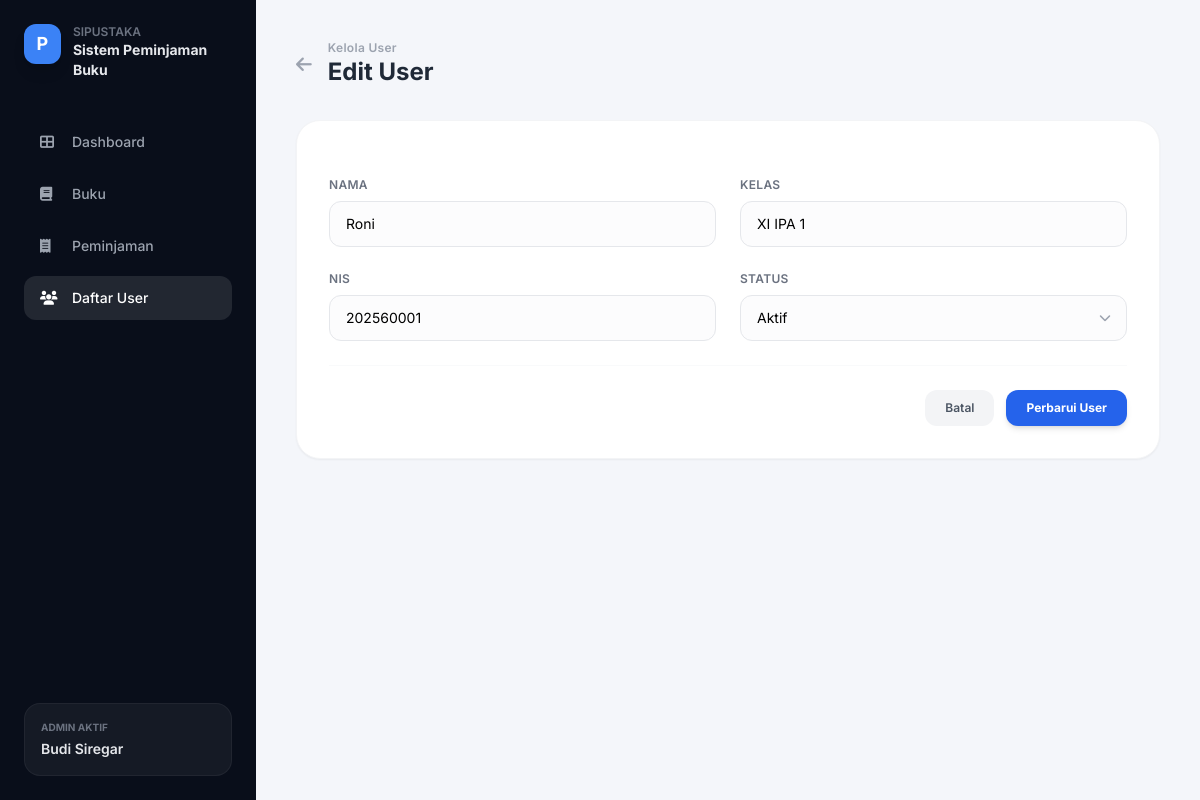
Page /siswa/edit/1/ on the committed database.
### perpustakaan/models.py (models this page shows, shortened)
class Siswa(models.Model):
    nama = models.CharField(max_length=100)
    kelas = models.CharField(max_length=50)
    nis = models.CharField(max_length=20)
    status = models.CharField(max_length=20, default='Aktif')

### perpustakaan/views.py (the view, shortened to what this page needs)
# urls.py: path('siswa/edit/<int:id>/', views.edit_siswa, name='edit_siswa'),
def edit_siswa(request, id):
    siswa_data = get_object_or_404(Siswa, id=id)
    return render(request, 'app_perpus/edit_siswa.html', {'siswa': siswa_data})

### perpustakaan/templates/app_perpus/edit_siswa.html (shortened to what this page needs)
<!DOCTYPE html>
<html lang="id">
<head>
    <script src="https://cdn.tailwindcss.com"></script>
    <link rel="stylesheet" href="https://cdnjs.cloudflare.com/ajax/libs/font-awesome/6.4.0/css/all.min.css">
</head>
<body class="bg-[#f4f6fa] min-h-screen flex">
    <div class="w-64 bg-[#090e1a] text-white flex flex-col justify-between p-6 shrink-0">
        <div>
            <div class="flex items-start gap-3 mb-10">
                <div class="w-10 h-10 bg-[#3b82f6] rounded-xl flex items-center justify-center font-bold text-lg shadow-lg">P</div>
                <div>
                    <span class="text-xs font-semibold text-gray-500 block uppercase">Sipustaka</span>
                    <h1 class="text-sm font-bold text-gray-200">Sistem Peminjaman Buku</h1>
                </div>
            </div>
            <nav class="space-y-2">
                <a href="{% url 'dashboard' %}" class="flex items-center gap-3 px-4 py-3 text-sm font-medium text-gray-400 hover:text-white rounded-xl transition">
                    <i class="fa-solid fa-table-cells-large w-5"></i> Dashboard
                </a>
                <a href="{% url 'list_buku' %}" class="flex items-center gap-3 px-4 py-3 text-sm font-medium text-gray-400 hover:text-white rounded-xl transition">
                    <i class="fa-solid fa-book w-5"></i> Buku
                </a>
                <a href="{% url 'list_peminjaman' %}" class="flex items-center gap-3 px-4 py-3 text-sm font-medium text-gray-400 hover:text-white rounded-xl transition">
                    <i class="fa-solid fa-receipt w-5"></i> Peminjaman
                </a>
                <a href="{% url 'list_siswa' %}" class="flex items-center gap-3 px-4 py-3 text-sm font-medium text-white bg-white/10 rounded-xl transition">
                    <i class="fa-solid fa-users w-5"></i> Daftar User
                </a>
            </nav>
        </div>
        <div class="bg-white/5 rounded-2xl p-4 border border-white/5">
            <span class="text-[10px] uppercase font-bold text-gray-500 block mb-1">Admin Aktif</span>
            <span class="text-sm font-semibold text-gray-200 block">Budi Siregar</span>
        </div>
    </div>
    <div class="flex-1 p-10 flex flex-col">
        <div class="flex items-center gap-4 mb-8">
            <a href="{% url 'list_siswa' %}" class="text-gray-400 hover:text-gray-600 transition">
                <i class="fa-solid fa-arrow-left text-lg"></i>
            </a>
            <div>
                <span class="text-xs font-semibold text-gray-400 block tracking-wide">Kelola User</span>
                <h2 class="text-2xl font-bold text-gray-800">Edit User</h2>
            </div>
        </div>
        <div class="bg-white rounded-3xl p-8 shadow-sm border border-gray-100 max-w-4xl">
            <form method="POST" class="space-y-6">
                <div class="grid grid-cols-1 md:grid-cols-2 gap-6">
                    <div class="space-y-2">
                        <label class="block text-xs font-semibold text-gray-500 uppercase tracking-wide">Nama</label>
                        <input type="text" name="nama" value="{{ siswa.nama }}" required
                               class="w-full px-4 py-3 bg-gray-50/50 border border-gray-200 rounded-xl text-sm focus:outline-none focus:border-blue-500 focus:bg-white transition duration-200">
                    </div>
                    <div class="space-y-2">
                        <label class="block text-xs font-semibold text-gray-500 uppercase tracking-wide">Kelas</label>
                        <input type="text" name="kelas" value="{{ siswa.kelas }}" required
                               class="w-full px-4 py-3 bg-gray-50/50 border border-gray-200 rounded-xl text-sm focus:outline-none focus:border-blue-500 focus:bg-white transition duration-200">
                    </div>
                </div>
                <div class="grid grid-cols-1 md:grid-cols-2 gap-6">
                    <div class="space-y-2">
                        <label class="block text-xs font-semibold text-gray-500 uppercase tracking-wide">NIS</label>
                        <input type="number" name="nis" value="{{ siswa.nis }}" required
                               class="w-full px-4 py-3 bg-gray-50/50 border border-gray-200 rounded-xl text-sm focus:outline-none focus:border-blue-500 focus:bg-white transition duration-200">
                    </div>
                    <div class="space-y-2">
                        <label class="block text-xs font-semibold text-gray-500 uppercase tracking-wide">Status</label>
                        <div class="relative">
                            <select name="status" class="w-full px-4 py-3 bg-gray-50/50 border border-gray-200 rounded-xl text-sm focus:outline-none focus:border-blue-500 focus:bg-white appearance-none transition duration-200">
                                <option value="Aktif" {% if siswa.status == 'Aktif' %}selected{% endif %}>Aktif</option>
                            </select>
                            <div class="pointer-events-none absolute inset-y-0 right-0 flex items-center px-4 text-gray-400">
                                <i class="fa-solid fa-chevron-down text-xs"></i>
                            </div>
                        </div>
                    </div>
                </div>
                <div class="flex items-center justify-end space-x-3 pt-6 border-t border-gray-50">
                    <a href="{% url 'list_siswa' %}" class="px-5 py-2.5 bg-gray-100 hover:bg-gray-200 text-gray-600 rounded-xl text-xs font-semibold transition duration-200">
                        Batal
                    </a>
                    <button type="submit" class="px-5 py-2.5 bg-[#2563eb] hover:bg-blue-700 text-white rounded-xl text-xs font-bold shadow-md transition duration-200">
                        Perbarui User
                    </button>
                </div>
            </form>
        </div>
    </div>
</body>
</html>

### perpustakaan/templates/app_perpus/edit_siswa.html (style rules this page uses)
body { font-family: 'Inter', sans-serif; }

### rows in the picture
Siswa: nama "Roni", kelas "XI IPA 1", nis "202560001", status "Aktif"
